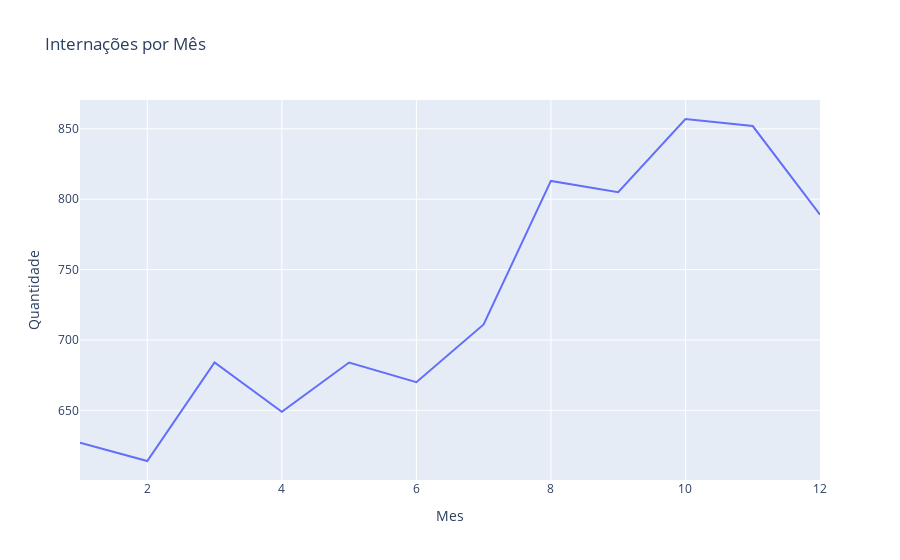

Write notebook code for a chart like this one.
### Markdown cell above
Ao analisar as internações por mês é notável que os meses finais possuem uma maior quantidade de intenações em comparação com os iniciais.

Outra análise pode ser feita ao olhar o valor acumulado da proporção de um mês relativo ao seu próprio ano, já que cada ano tem um total diferente de internações, e assim podemos enxergar proporcionalmente. Para essa análise o ano de 2012 é removido pois ele possui a questão de ser o ano inicial da coleta e pode prejudicar as proporções.

### Code cell
px.line(mes_internacao, x='Mes', y = 'Quantidade', title='Internações por Mês')

### Figure 1 — Plotly figure (JSON) as saved in the notebook; plotly's stock layout.template omitted (floating-point values rounded to 4 significant figures)
{"data": [{"hovertemplate": "Mes=%{x}<br>Quantidade=%{y}<extra></extra>", "legendgroup": "", "line": {"color": "#636efa", "dash": "solid"}, "marker": {"symbol": "circle"}, "mode": "lines", "name": "", "orientation": "v", "showlegend": false, "type": "scatter", "x": [1, 2, 3, 4, 5, 6, 7, 8, 9, 10, 11, 12], "xaxis": "x", "y": [627, 614, 684, 649, 684, 670, 711, 813, 805, 857, 852, 789], "yaxis": "y"}], "layout": {"legend": {"tracegroupgap": 0}, "title": {"text": "Internações por Mês"}, "xaxis": {"anchor": "y", "domain": [0, 1], "title": {"text": "Mes"}}, "yaxis": {"anchor": "x", "domain": [0, 1], "title": {"text": "Quantidade"}}}}
